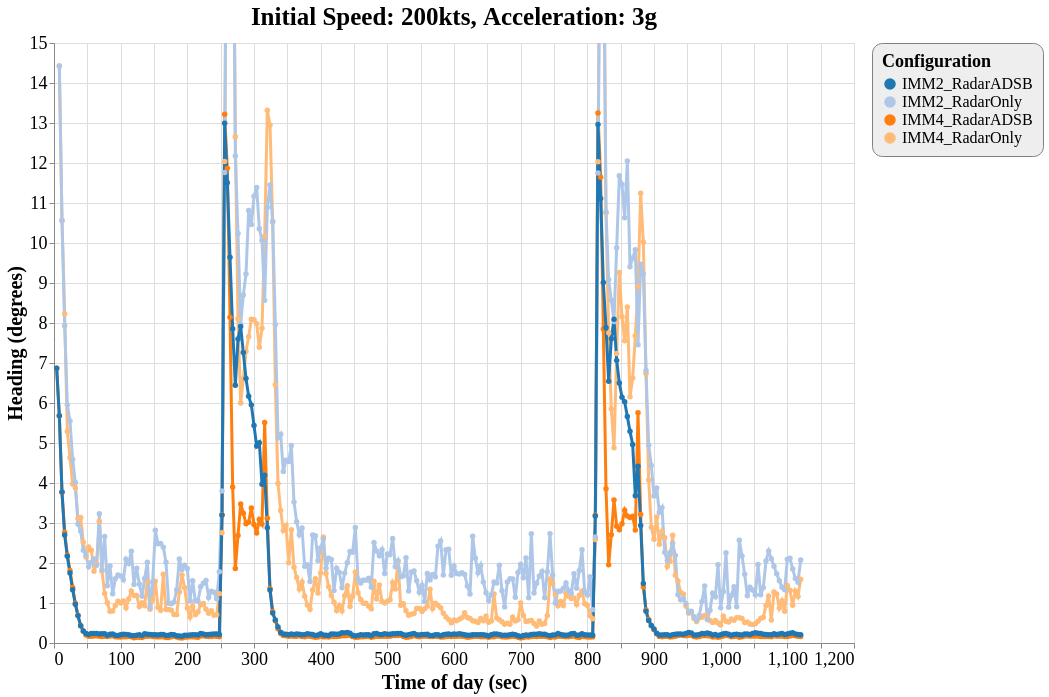

Vega-Lite specification stored for this chart:
### Vega-Lite specification from a JSON file in a GitHub repository (floating-point values rounded to 4 significant figures; data arrays with more than 128 entries replaced by an {"elided": "..."} marker saying what was removed)
{"config": {"view": {"continuousWidth": 800, "continuousHeight": 600}, "axisX": {"labelFontSize": 18, "titleFontSize": 20}, "axisY": {"labelFontSize": 18, "titleFontSize": 20}, "font": "Times New Roman", "legend": {"cornerRadius": 10, "fillColor": "#EEEEEE", "labelFontSize": 16, "padding": 10, "strokeColor": "gray", "titleFontSize": 18}, "title": {"fontSize": 25}}, "data": {"name": "data-011de7ff47881ba216afae71af7894c2"}, "mark": {"type": "line", "point": true, "strokeWidth": 3}, "encoding": {"color": {"type": "ordinal", "field": "config", "scale": {"scheme": "category20"}, "title": "Configuration"}, "x": {"type": "quantitative", "field": "time", "title": "Time of day (sec)"}, "y": {"type": "quantitative", "field": "rmse_hdg", "scale": {"domain": [0, 15], "zero": false}, "title": "Heading (degrees)"}}, "selection": {"selector031": {"type": "interval", "bind": "scales", "encodings": ["x", "y"]}}, "title": "Initial Speed: 200kts, Acceleration: 3g", "$schema": "https://vega.github.io/schema/vega-lite/v4.8.1.json", "datasets": {"data-011de7ff47881ba216afae71af7894c2": {"elided": "1118 records"}}}
